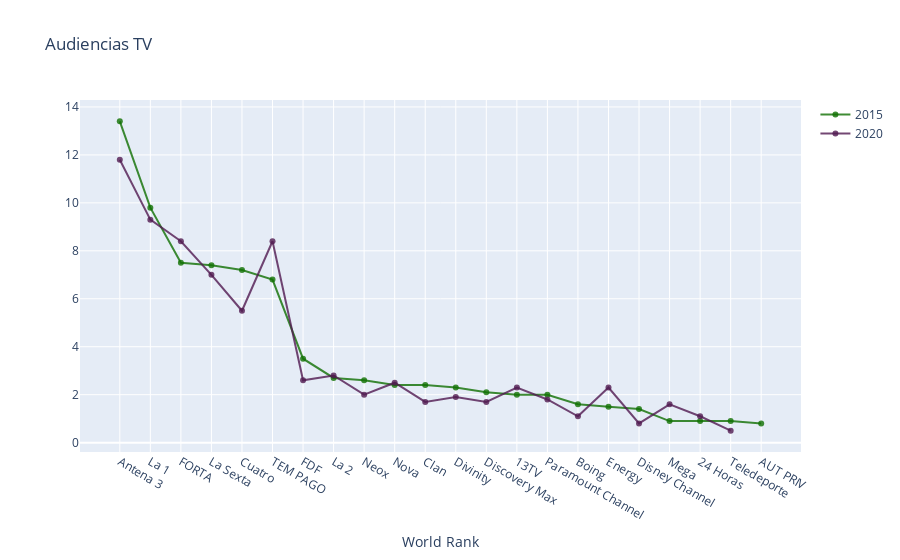

The notebook cell saved with this chart:
### Code cell
trace1 = go.Scatter(
                    x = df_audiencias["Cadena"],
                    y = df_audiencias["Media anual 2015"],
                    name = '2015',
                    mode= 'lines+markers',
                    marker = dict(color = 'rgba(16, 112, 2, 0.8)'),
                    text = df_audiencias)
trace2 = go.Scatter(
                    x = df_audiencias["Cadena"],
                    y = df_audiencias["Media anual 2020"],
                    name = '2020',
                    mode= 'lines+markers',
                    marker = dict(color = 'rgba(80, 26, 80, 0.8)'),
                    text = df_audiencias)

data1 = [trace1, trace2]

layout = dict(title = 'Audiencias TV',
             xaxis= dict(title= 'World Rank',ticklen= 5)
           )

fig = go.Figure(data = data1, layout=layout)

iplot(fig)

### Figure 1 — Plotly figure (JSON) as saved in the notebook; plotly's stock layout.template omitted (floating-point values rounded to 4 significant figures; data arrays with more than 128 entries replaced by an {"elided": "..."} marker saying what was removed)
{"data": [{"marker": {"color": "rgba(16, 112, 2, 0.8)"}, "mode": "lines+markers", "name": "2015", "text": {"elided": "22x15 mixed values"}, "type": "scatter", "x": ["Antena 3", "La 1", "FORTA", "La Sexta", "Cuatro", "TEM PAGO", "FDF", "La 2", "Neox", "Nova", "Clan", "Divinity", "Discovery Max", "13TV", "Paramount Channel", "Boing", "Energy", "Disney Channel", "Mega", "24 Horas", "Teledeporte", "AUT PRIV"], "y": [13.4, 9.8, 7.5, 7.4, 7.2, 6.8, 3.5, 2.7, 2.6, 2.4, 2.4, 2.3, 2.1, 2, 2, 1.6, 1.5, 1.4, 0.9, 0.9, 0.9, 0.8]}, {"marker": {"color": "rgba(80, 26, 80, 0.8)"}, "mode": "lines+markers", "name": "2020", "text": {"elided": "22x15 mixed values"}, "type": "scatter", "x": ["Antena 3", "La 1", "FORTA", "La Sexta", "Cuatro", "TEM PAGO", "FDF", "La 2", "Neox", "Nova", "Clan", "Divinity", "Discovery Max", "13TV", "Paramount Channel", "Boing", "Energy", "Disney Channel", "Mega", "24 Horas", "Teledeporte", "AUT PRIV"], "y": [11.8, 9.3, 8.4, 7, 5.5, 8.4, 2.6, 2.8, 2, 2.5, 1.7, 1.9, 1.7, 2.3, 1.8, 1.1, 2.3, 0.8, 1.6, 1.1, 0.5, null]}], "layout": {"title": {"text": "Audiencias TV"}, "xaxis": {"ticklen": 5, "title": {"text": "World Rank"}}}}
